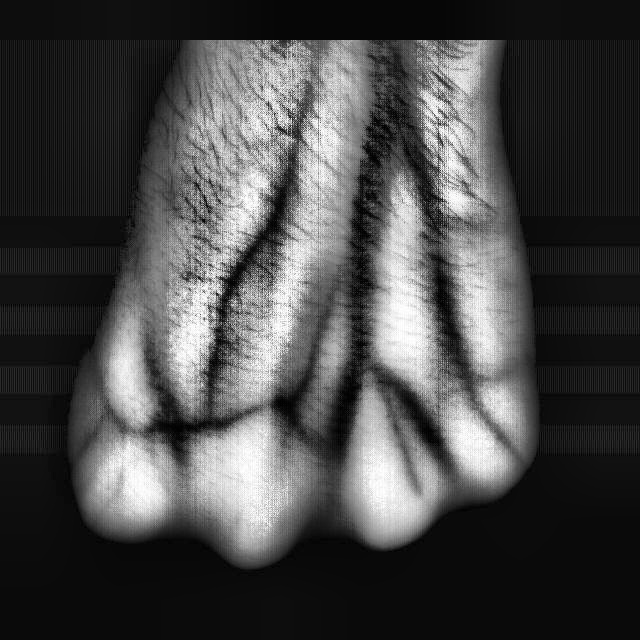
#> input picture Dataset/test/images/person_012_db1_L1_png.rf.f0073b37049b916f36e3a00586be6aff.jpg, 640 x 640 px; its folder holds only this picture in this run
$ python preprocess.py
#> lines starting #> are read from the running program, lines starting #| are printed output that depends on the picture
#> in process_split, image is the input picture: shape (640, 640, 3); min 0, max 255, mean 72.1
import os
import cv2
from pathlib import Path
import shutil

def apply_clahe(image):
    gray = cv2.cvtColor(image, cv2.COLOR_BGR2GRAY)
    clahe = cv2.createCLAHE(clipLimit=2.0, tileGridSize=(8, 8))
    cl1 = clahe.apply(gray)
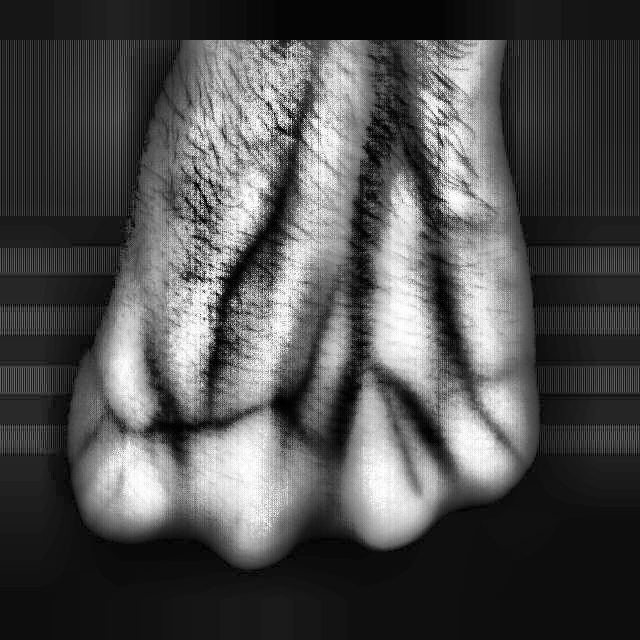
#> cl1: shape (640, 640); min 0, max 255, mean 79.5
    cl1_bgr = cv2.cvtColor(cl1, cv2.COLOR_GRAY2BGR)
    return cl1_bgr

def process_split(split):
    base_dir = Path("Dataset") / split
    input_img_dir = base_dir / "images"
    input_lbl_dir = base_dir / "labels"
    output_img_dir = base_dir / "processed_images"
    output_lbl_dir = base_dir / "processed_labels"

    output_img_dir.mkdir(exist_ok=True)
    output_lbl_dir.mkdir(exist_ok=True)

    for img_file in input_img_dir.iterdir():
        if img_file.suffix.lower() in [".jpg", ".jpeg", ".png"]:
            image = cv2.imread(str(img_file))
            if image is None:
                print(f"Warning: Failed to read {img_file}")
                continue

            processed_image = apply_clahe(image)
            out_img_path = output_img_dir / img_file.name
            cv2.imwrite(str(out_img_path), processed_image)

            # Copy corresponding label file
            label_file = input_lbl_dir / (img_file.stem + ".txt")
            if label_file.exists():
                shutil.copy(label_file, output_lbl_dir / label_file.name)
            else:
                print(f"Label not found for {img_file.name}, skipping label.")

    print(f"{split.capitalize()} preprocessing complete.\n"
#> (the run stopped early here; a loop or call above may not have finished)

$ run again, on Dataset/train/images/person_006_db1_R1_png.rf.c098d74b9a49b2ffdf3cafa0d47c3865.jpg
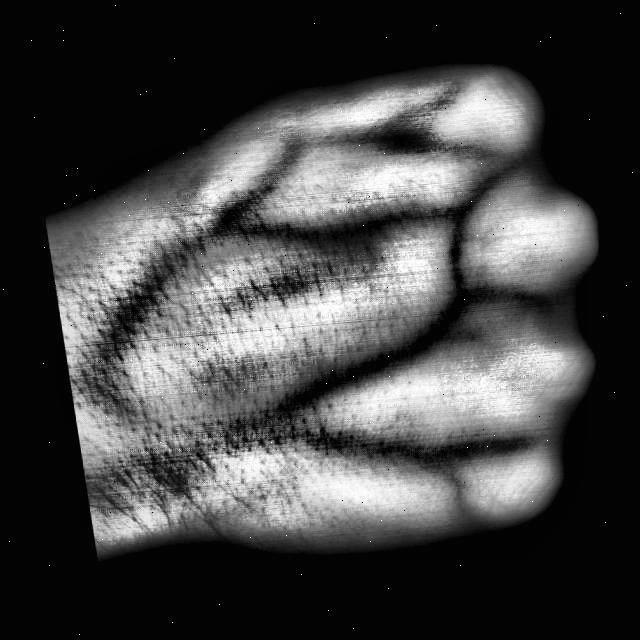
#> input picture Dataset/train/images/person_006_db1_R1_png.rf.c098d74b9a49b2ffdf3cafa0d47c3865.jpg, 640 x 640 px
#> in process_split, image is the input picture: shape (640, 640, 3); min 0, max 255, mean 68.4
#> in apply_clahe, `cl1 = clahe.apply(gray)`:
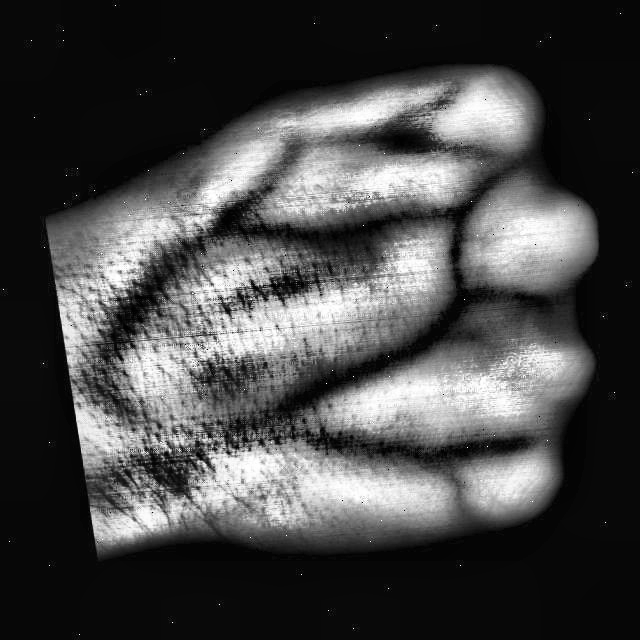
#> cl1: shape (640, 640); min 0, max 255, mean 71.6

$ run again, on Dataset/test/images/person_019_db1_L1_png.rf.af7ef2d20a375e0d92977eb7b2cbf45e.jpg
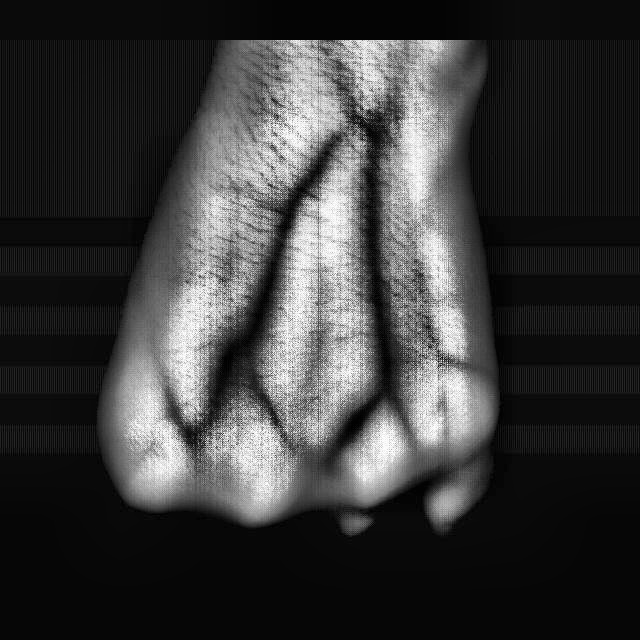
#> input picture Dataset/test/images/person_019_db1_L1_png.rf.af7ef2d20a375e0d92977eb7b2cbf45e.jpg, 640 x 640 px
#> in process_split, image is the input picture: shape (640, 640, 3); min 0, max 255, mean 58.4
#> in apply_clahe, `cl1 = clahe.apply(gray)`:
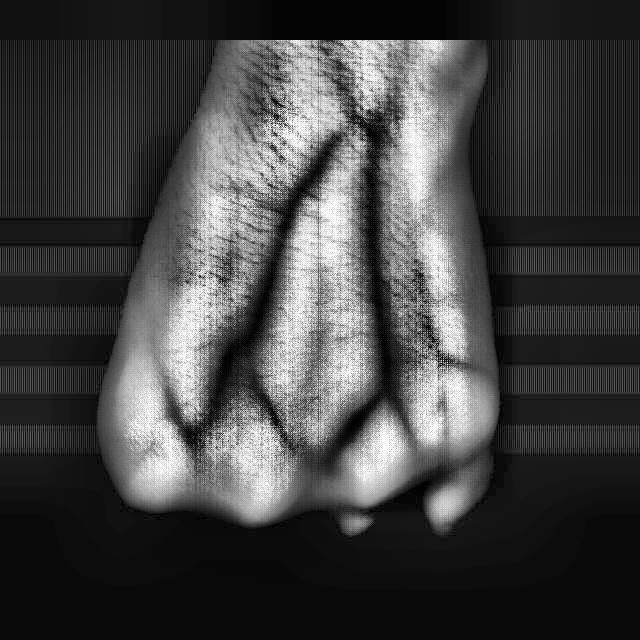
#> cl1: shape (640, 640); min 0, max 255, mean 66.9
